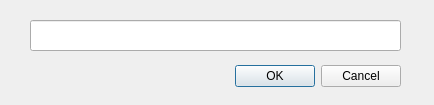
<?xml version="1.0" encoding="UTF-8"?>
<ui version="4.0">
 <class>Dialog</class>
 <widget class="QDialog" name="Dialog">
  <property name="geometry">
   <rect>
    <x>0</x>
    <y>0</y>
    <width>434</width>
    <height>105</height>
   </rect>
  </property>
  <property name="windowTitle">
   <string>Input</string>
  </property>
  <widget class="QDialogButtonBox" name="buttonBox">
   <property name="geometry">
    <rect>
     <x>60</x>
     <y>60</y>
     <width>341</width>
     <height>32</height>
    </rect>
   </property>
   <property name="orientation">
    <enum>Qt::Horizontal</enum>
   </property>
   <property name="standardButtons">
    <set>QDialogButtonBox::Cancel|QDialogButtonBox::Ok</set>
   </property>
  </widget>
  <widget class="QLineEdit" name="lineEdit">
   <property name="geometry">
    <rect>
     <x>30</x>
     <y>20</y>
     <width>371</width>
     <height>31</height>
    </rect>
   </property>
  </widget>
 </widget>
 <resources/>
 <connections>
  <connection>
   <sender>buttonBox</sender>
   <signal>accepted()</signal>
   <receiver>Dialog</receiver>
   <slot>accept()</slot>
   <hints>
    <hint type="sourcelabel">
     <x>248</x>
     <y>254</y>
    </hint>
    <hint type="destinationlabel">
     <x>157</x>
     <y>274</y>
    </hint>
   </hints>
  </connection>
  <connection>
   <sender>buttonBox</sender>
   <signal>rejected()</signal>
   <receiver>Dialog</receiver>
   <slot>reject()</slot>
   <hints>
    <hint type="sourcelabel">
     <x>316</x>
     <y>260</y>
    </hint>
    <hint type="destinationlabel">
     <x>286</x>
     <y>274</y>
    </hint>
   </hints>
  </connection>
 </connections>
</ui>
